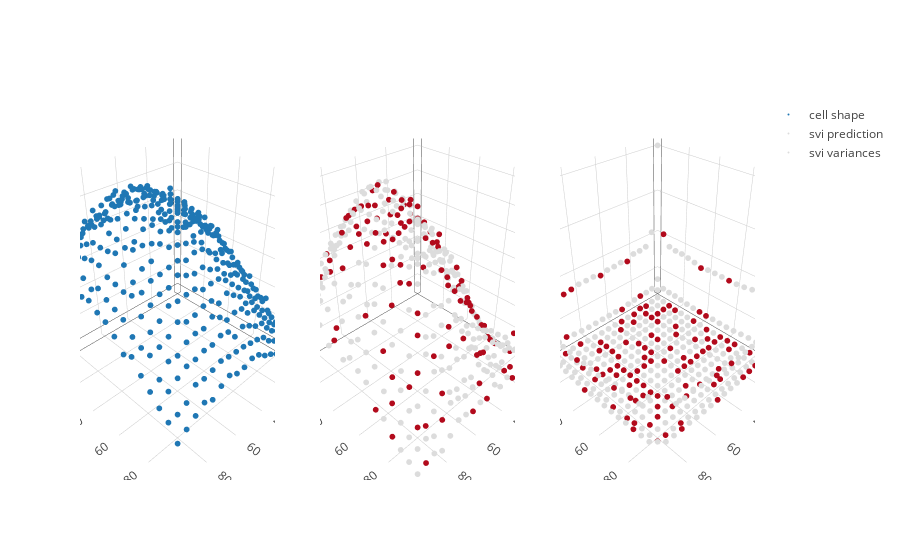

The notebook cell saved with this chart:
### Markdown cell above
From the SVI inference, we get an estimate of $s$, as well as the posterior variance. We could then use this posterior variance to select the next set of points to stimulate.

### Code cell
trace_svipred = go.Scatter3d(x = X[:,0], y = X[:,1], z=inf_svi.q_mu, mode = 'markers', marker=dict(size = 2, color = color), name = "svi prediction")
trace_svivar = go.Scatter3d(x = X[:,0], y = X[:,1], z=np.exp(inf_svi.q_S), mode = 'markers', marker=dict(size = 2, color = color), name = "svi variances")
fig = tools.make_subplots(rows=1, cols=3, specs=[[{'is_3d': True}, {'is_3d': True}, {'is_3d': True}]])
fig.append_trace(trace_func, 1, 1)
fig.append_trace(trace_svipred, 1, 2)
fig.append_trace(trace_svivar, 1, 3)
iplot(fig)

### Figure 1 — Plotly figure (JSON) as saved in the notebook; plotly's stock layout.template omitted (floating-point values rounded to 4 significant figures; data arrays with more than 128 entries replaced by an {"elided": "..."} marker saying what was removed)
{"data": [{"marker": {"size": 2}, "mode": "markers", "name": "cell shape", "scene": "scene1", "type": "scatter3d", "x": {"elided": "400 int values"}, "y": {"elided": "400 int values"}, "z": {"elided": "400 float values"}}, {"marker": {"color": {"elided": "400 int values"}, "size": 2}, "mode": "markers", "name": "svi prediction", "scene": "scene2", "type": "scatter3d", "x": {"elided": "400 int values"}, "y": {"elided": "400 int values"}, "z": {"elided": "400 float values"}}, {"marker": {"color": {"elided": "400 int values"}, "size": 2}, "mode": "markers", "name": "svi variances", "scene": "scene3", "type": "scatter3d", "x": {"elided": "400 int values"}, "y": {"elided": "400 int values"}, "z": {"elided": "400 float values"}}], "layout": {"scene1": {"domain": {"x": [0, 0.2889], "y": [0, 1]}}, "scene2": {"domain": {"x": [0.3556, 0.6444], "y": [0, 1]}}, "scene3": {"domain": {"x": [0.7111, 1], "y": [0, 1]}}}}
